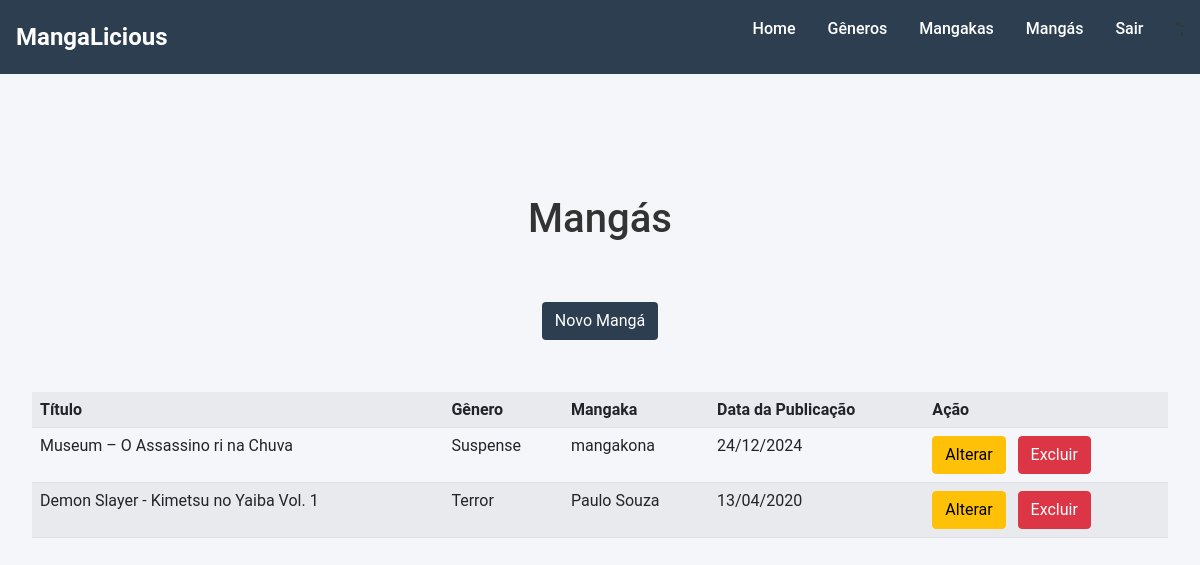
Page /views/listar_mangas.php (signed in) on the committed database.
### tables this page shows
CREATE TABLE `manga` (
  `idmanga` int(10) UNSIGNED NOT NULL,
  `idmangaka` int(10) UNSIGNED NOT NULL,
  `idgenero` int(10) UNSIGNED NOT NULL,
  `titulo` varchar(100) DEFAULT NULL,
  `data_publicacao` date DEFAULT NULL,
  `sinopse` text DEFAULT NULL,
  `imagem` varchar(80) DEFAULT NULL
);

CREATE TABLE `genero` (
  `idgenero` int(10) UNSIGNED NOT NULL,
  `descritivo` varchar(80) DEFAULT NULL
);

CREATE TABLE `mangaka` (
  `idmangaka` int(10) UNSIGNED NOT NULL,
  `nome` varchar(100) DEFAULT NULL,
  `nacionalidade` varchar(100) DEFAULT NULL
);

### models/Conexao.class.php (called while the page is built)
<?php
	abstract class Conexao
	{
		public function __construct(protected $db = null)
		{
			$parametros = "mysql:host=localhost;dbname=mangalicious;";
			try
			{
				$this->db = new PDO($parametros, "root", "");
			}
			catch(PDOException $e)
			{
				echo $e->getMessage();
				echo $e->getCode();
				die();
			}
		}
	}
?>

### models/MangaDAO.class.php (called while the page is built, shortened)
<?php
	class MangaDAO extends Conexao
	{
		public function buscar_todos()
		{
			$sql = "SELECT m.*, g.descritivo, mk.nome, AVG(estrela) as media FROM manga as m
			JOIN genero as g ON (m.idgenero = g.idgenero)
			JOIN mangaka as mk ON (m.idmangaka = mk.idmangaka)
			LEFT JOIN avaliacao as a ON (m.idmanga = a.idmanga)
			GROUP BY m.idmanga ORDER BY m.idmanga";
			try
			{
				$stm = $this->db->prepare($sql);
				$stm->execute();
				$this->db = null;
				return $stm->fetchAll(PDO::FETCH_OBJ);
			}
			catch(PDOException $e)
			{
				echo $e->getCode();
				echo $e->getMessage();
				die();
			}
		}
	}
?>

### views/listar_mangas.php (the view, shortened to what this page needs)
<?php
	require_once "../models/Conexao.class.php";
	require_once "../models/mangaDAO.class.php";
?>
	<main>
		<div class="favorites-grid">
		<br><br><h1>Mangás</h1><br><br>
		<a  class="btn botao" href="form_manga.php">Novo Mangá</a><br><br>
		<table class="table table-striped">
			<tr>
				<th>Título</th>
				<th>Gênero</th>
				<th>Mangaka</th>
				<th>Data da Publicação</th>
				<th>Ação</th>
			</tr>
			<?php
				$mangaDAO = new mangaDAO();
				$retorno = $mangaDAO->buscar_todos();
				foreach($retorno as $dados)
				{
					$data = explode("-", $dados->data_publicacao);
					$data_edit = $data[2] . "/" . $data[1] . "/" . $data[0];
					echo "<tr>
					      <td>{$dados->titulo}</td>
						  <td>{$dados->descritivo}</td>
						  <td>{$dados->nome}</td>
						  <td>{$data_edit}</td>
						  <td><a href='edit_manga.php?id={$dados->idmanga}' class='btn btn-warning'>Alterar</a>&nbsp;&nbsp;
						  ";
			?>
			<a href="deletar_manga.php?id=<?php echo $dados->idmanga?>" class="btn btn-danger" onclick="return confirm('Deseja realmente excluir?')">Excluir</a>
			</td>
				</tr>
			<?php
				}
			?>
		</table>
	</div>
</main>
</body>
</html>

### rows in the picture
manga: titulo "Museum – O Assassino ri na Chuva", idgenero.descritivo "Suspense", idmangaka.nome "mangakona", data_publicacao "24/12/2024"
manga: titulo "Demon Slayer - Kimetsu no Yaiba Vol. 1", idgenero.descritivo "Terror", idmangaka.nome "Paulo Souza", data_publicacao "13/04/2020"
